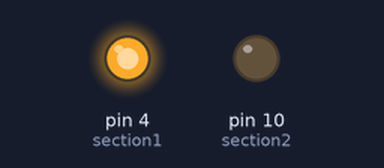
Bench run of a sketch on a simulated Arduino Uno, built with avr-gcc and run on an emulated ATmega328P. Shown: output pins drawn as LEDs (lit = HIGH).

Above: at 5.0 s.
At 17.0 s:
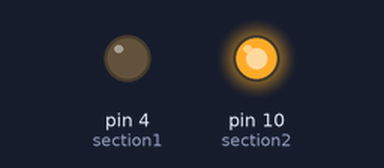
At 23.0 s:
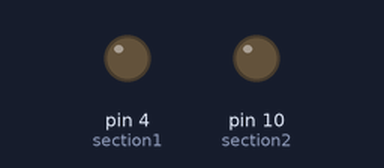
Timing chart, 0 to 31.2 s (numbered marks = the images above):
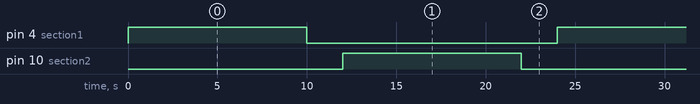

The sketch:

thermochromatic11_14.ino
```cpp
int section1 = 4; // pin for first section
int section2 = 10; // pin for second section

void setup() {
  pinMode(section1, OUTPUT); // initialize first section
  pinMode(section2, OUTPUT); // initialize first section
}

void loop() {
  // for the first section
  digitalWrite(section1, HIGH); // turns ON heat
  delay(10000);                  // changing this changes HEATING time
  digitalWrite(section1, LOW);  // turns OFF heat
  delay(2000);                 // changing this changes COOLING time
  // for the second section
  digitalWrite(section2, HIGH); // turns ON heat
  delay(10000);                  // changing this changes HEATING time
  digitalWrite(section2, LOW);  // turns OFF heat
  delay(2000);                 // changing this changes COOLING time
}
```

Measured:
- by itself, pin 4 (section1), pin 10 (section2): alternates HIGH for 10.0 s and LOW for 14.0 s
- by itself, everything shown: repeats every 24.0 s, in 4 steps
